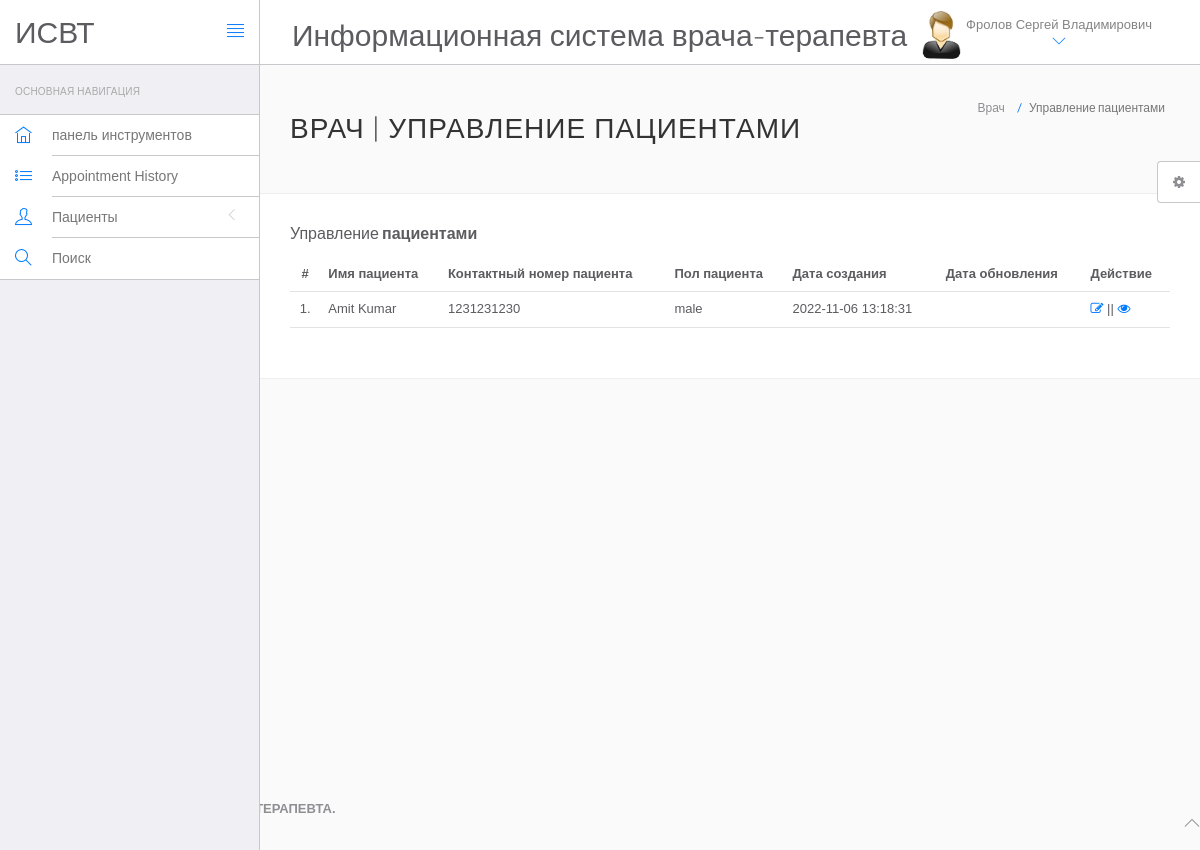
/hms/doctor/manage-patient.php (signed in), run on the app's committed database.
### tables this page shows
CREATE TABLE `doctors` (
  `id` int(11) NOT NULL,
  `specilization` varchar(255) DEFAULT NULL,
  `doctorName` varchar(255) DEFAULT NULL,
  `address` longtext DEFAULT NULL,
  `docFees` varchar(255) DEFAULT NULL,
  `contactno` bigint(11) DEFAULT NULL,
  `docEmail` varchar(255) DEFAULT NULL,
  `password` varchar(255) DEFAULT NULL,
  `creationDate` timestamp NULL DEFAULT current_timestamp(),
  `updationDate` timestamp NULL DEFAULT NULL ON UPDATE current_timestamp()
);

CREATE TABLE `tblpatient` (
  `ID` int(10) NOT NULL,
  `Docid` int(10) DEFAULT NULL,
  `PatientName` varchar(200) DEFAULT NULL,
  `PatientContno` bigint(10) DEFAULT NULL,
  `PatientEmail` varchar(200) DEFAULT NULL,
  `PatientGender` varchar(50) DEFAULT NULL,
  `PatientAdd` mediumtext DEFAULT NULL,
  `PatientAge` int(10) DEFAULT NULL,
  `PatientMedhis` mediumtext DEFAULT NULL,
  `CreationDate` timestamp NULL DEFAULT current_timestamp(),
  `UpdationDate` timestamp NULL DEFAULT NULL ON UPDATE current_timestamp()
);

### hms/doctor/manage-patient.php (the view, shortened to what this page needs)
<?php
include('include/config.php');
if(strlen($_SESSION['id']==0)) {
 header('location:logout.php');
  } else{
?>
<!DOCTYPE html>
<html lang="en">
	<head>
		<link rel="stylesheet" href="vendor/bootstrap/css/bootstrap.min.css">
		<link rel="stylesheet" href="vendor/fontawesome/css/font-awesome.min.css">
		<link rel="stylesheet" href="vendor/themify-icons/themify-icons.min.css">
		<link href="vendor/animate.css/animate.min.css" rel="stylesheet" media="screen">
		<link href="vendor/perfect-scrollbar/perfect-scrollbar.min.css" rel="stylesheet" media="screen">
		<link href="vendor/switchery/switchery.min.css" rel="stylesheet" media="screen">
		<link href="vendor/bootstrap-touchspin/jquery.bootstrap-touchspin.min.css" rel="stylesheet" media="screen">
		<link href="vendor/select2/select2.min.css" rel="stylesheet" media="screen">
		<link href="vendor/bootstrap-datepicker/bootstrap-datepicker3.standalone.min.css" rel="stylesheet" media="screen">
		<link href="vendor/bootstrap-timepicker/bootstrap-timepicker.min.css" rel="stylesheet" media="screen">
		<link rel="stylesheet" href="assets/css/styles.css">
		<link rel="stylesheet" href="assets/css/plugins.css">
		<link rel="stylesheet" href="assets/css/themes/theme-1.css" id="skin_color" />
	</head>
	<body>
		<div id="app">
<?php include('include/sidebar.php');?>
<div class="app-content">
<?php include('include/header.php');?>
<div class="main-content" >
<div class="wrap-content container" id="container">
<section id="page-title">
<div class="row">
<div class="col-sm-8">
<h1 class="mainTitle">Врач | Управление пациентами</h1>
</div>
<ol class="breadcrumb">
<li>
<span>Врач</span>
</li>
<li class="active">
<span>Управление пациентами</span>
</li>
</ol>
</div>
</section>
<div class="container-fluid container-fullw bg-white">
<div class="row">
<div class="col-md-12">
<h5 class="over-title margin-bottom-15">Управление <span class="text-bold">пациентами</span></h5>
<table class="table table-hover" id="sample-table-1">
<thead>
<tr>
<th class="center">#</th>
<th>Имя пациента</th>
<th>Контактный номер пациента</th>
<th>Пол пациента </th>
<th>Дата создания </th>
<th>Дата обновления </th>
<th>Действие</th>
</tr>
</thead>
<tbody>
<?php
$docid=$_SESSION['id'];
$sql=mysqli_query($con,"select * from tblpatient where Docid='$docid' ");
$cnt=1;
while($row=mysqli_fetch_array($sql))
{
?>
<tr>
<td class="center"><?php echo $cnt;?>.</td>
<td class="hidden-xs"><?php echo $row['PatientName'];?></td>
<td><?php echo $row['PatientContno'];?></td>
<td><?php echo $row['PatientGender'];?></td>
<td><?php echo $row['CreationDate'];?></td>
<td><?php echo $row['UpdationDate'];?>
</td>
<td>
<a href="edit-patient.php?editid=<?php echo $row['ID'];?>"><i class="fa fa-edit"></i></a> || <a href="view-patient.php?viewid=<?php echo $row['ID'];?>"><i class="fa fa-eye"></i></a>
</td>
</tr>
<?php
$cnt=$cnt+1;
 }?></tbody>
</table>
</div>
</div>
</div>
</div>
</div>
</div>
</div>
	<?php include('include/footer.php');?>
	<?php include('include/setting.php');?>
	</body>
</html>
<?php } ?>

### hms/doctor/include/header.php (shortened to what this page needs)
<header class="navbar navbar-default navbar-static-top">
					<div class="navbar-header">
						<a class="navbar-brand" href="#">
							<h2 style="padding-top:20% ">ИСВТ</h2>
						</a>
						<a href="#" class="sidebar-toggler pull-right visible-md visible-lg" data-toggle-class="app-sidebar-closed" data-toggle-target="#app">
							<i class="ti-align-justify"></i>
						</a>
					</div>
					<div class="navbar-collapse collapse">
						<ul class="nav navbar-right">
								<li  style="padding-top:2% ">
								<h2>Информационная система врача-терапевта</h2>
							</li>
							<li class="dropdown current-user">
								<a href class="dropdown-toggle" data-toggle="dropdown">
									<img src="assets/images/images.jpg" > <span class="username">
									<?php $query=mysqli_query($con,"select doctorName from doctors where id='".$_SESSION['id']."'");
while($row=mysqli_fetch_array($query))
{
	echo $row['doctorName'];
}
									?> <i class="ti-angle-down"></i></i></span>
								</a>
							</li>
						</ul>
					</div>
				</header>

### hms/doctor/assets/css/themes/theme-1.css (style rules this page uses)
body { background: #FAFAFA; }
header .navbar-header { background: #ffffff !important; border-right-color: #c8c7cc !important; border-bottom-color: #c8c7cc !important; }
header .navbar-header .sidebar-toggler, header .navbar-header .sidebar-mobile-toggler { color: #007aff !important; }
header .navbar-header .navbar-brand { color: #777 !important; }
header .navbar-collapse { background: #ffffff !important; border-bottom-color: #c8c7cc !important; box-shadow: none !important; }
header .navbar-collapse .navbar-right > li > a { color: #777; }
header .navbar-collapse .navbar-right > li > a i { color: #007aff !important; }

### data on the page
doctors: doctorName "Фролов Сергей Владимирович"
tblpatient: PatientName "Amit Kumar", PatientContno "1231231230", PatientGender "male", CreationDate "2022-11-06 13:18:31"
